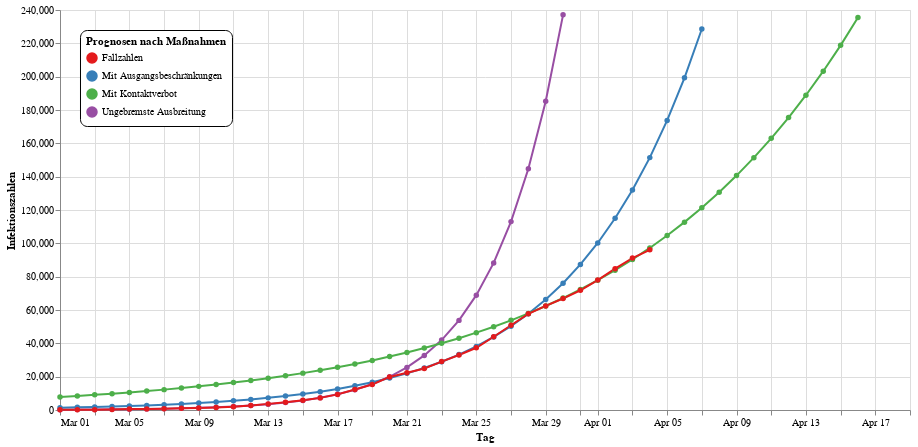

The notebook cell saved with this chart:
### Code cell
data = pd.read_csv("corona_infections.csv", header=0, names=["day", "cases"])
data["day"] = [dt.datetime.strptime(d + ' 2020', "%b %d %Y") for d in data["day"]]
md1 = dt.datetime(year=2020, month=3, day=20)
md2 = dt.datetime(year=2020, month=3, day=28)
c0 = np.array(data[data["day"] <= md1]["cases"])
d0 = np.array([d.toordinal() for d in data[data["day"] <= md1]["day"]])
c1 = np.array(data[(md1 <= data["day"])][(data["day"] <= md2)]["cases"])
d1 = np.array([d.toordinal() for d in data[md1 <= data["day"]][data["day"] <= md2]["day"]])
c2 = np.array(data[md2 <= data["day"]]["cases"])
d2 = np.array([d.toordinal() for d in data[md2 <= data["day"]]["day"]])
par0, _ = curve_fit(
    corona_curve, 
    xdata=d0, 
    ydata=c0, 
    p0=[c0[0], dt.datetime(year=2020, month=3, day=1).toordinal(), 8e-9, 5.6e7],
    bounds=(
        [0, d0[0], 1e-11, c0[-1]], 
        [c0[-1], dt.datetime(year=2021, month=6, day=1).toordinal(), 1e-8, 8.35e7])
)
par1, _ = curve_fit(
    corona_curve, 
    xdata=d1, 
    ydata=c1, 
    p0=[c1[0], dt.datetime(year=2020, month=3, day=20).toordinal(), 8e-9, 5.6e7],
    bounds=(
        [0, d1[0], 1e-11, c1[-1]], 
        [c1[-1], dt.datetime(year=2021, month=6, day=1).toordinal(), 1e-8, 8.35e7])
)
par2, _ = curve_fit(
    corona_curve, 
    xdata=d2, 
    ydata=c2, 
    p0=[c2[0], dt.datetime(year=2020, month=3, day=28).toordinal(), 8e-9, 5.6e7],
    bounds=(
        [0, d2[0], 1e-11, c2[-1]], 
        [c2[-1], dt.datetime(year=2021, month=6, day=1).toordinal(), 1e-8, 8.35e7])
)
print(par0, "\n", par1, "\n", par2)
data = data[data["day"] >= dt.datetime(year=2020, month=3, day=1)]
data = data.rename(columns={"day": "Tag", "cases": "Infektionszahlen"})
data["Typ"] = ["Fallzahlen" for d in data["Tag"]]
data["Typ"] = data["Typ"].astype(str)
data_count = len(data) + 15
for par, t in [(par0, "Ungebremste Ausbreitung"), 
               (par1, "Mit Ausgangsbeschränkungen"), 
               (par2, "Mit Kontaktverbot")]:
    for i in range(data_count):
        curve_value = corona_curve((list(data["Tag"])[0] + dt.timedelta(days=i)).toordinal(), *par)
        data = data.append(pd.DataFrame(
            [[list(data["Tag"])[0] + dt.timedelta(days=i), 
              curve_value if curve_value < 250000 else None,
              t]],
            columns=("Tag", "Infektionszahlen", "Typ")
        ), ignore_index=True)
data = data.tail(len(data)-data_count+15).append(data.head(data_count-15), ignore_index=True)
line = alt.Chart(data).mark_line(point=True).encode(
    alt.X("monthdate(Tag)", title="Tag"),
    alt.Y("Infektionszahlen:Q", title="Infektionszahlen"),
    color=alt.Color("Typ:N", 
                    scale=alt.Scale(scheme="set1"),
                    legend=alt.Legend(
        orient="none", legendX=20, legendY=20,
        fillColor="white", strokeColor="black", cornerRadius=7, padding=6,
        title="Prognosen nach Maßnahmen"))
)
nearest = alt.selection(type='single', nearest=True, on='mouseover',
                        fields=['Tag'], empty='none')
selectors = alt.Chart(data).mark_point().encode(
    alt.X("monthdate(Tag)", title="Tag"),
    opacity=alt.value(0),
).add_selection(nearest)
points = line.mark_point().encode(
    opacity=alt.condition(nearest, alt.value(1), alt.value(0))
)
text = line.mark_text(align='left', dx=5, dy=5).encode(
    text=alt.condition(nearest, 'Infektionszahlen:Q', alt.value(' '))
)
rules = alt.Chart(data).mark_rule(color='gray').encode(
    alt.X("monthdate(Tag)", title="Tag"),
).transform_filter(nearest)
alt.layer(
    line, selectors, points, rules, text
).properties(width=850, height=400)

### Figure 1 — Vega-Lite specification as saved in the notebook (floating-point values rounded to 4 significant figures; data arrays with more than 128 entries replaced by an {"elided": "..."} marker saying what was removed)
{"config": {"view": {"continuousWidth": 400, "continuousHeight": 300}}, "layer": [{"mark": {"type": "line", "point": true}, "encoding": {"color": {"type": "nominal", "field": "Typ", "legend": {"cornerRadius": 7, "fillColor": "white", "legendX": 20, "legendY": 20, "orient": "none", "padding": 6, "strokeColor": "black", "title": "Prognosen nach Maßnahmen"}, "scale": {"scheme": "set1"}}, "x": {"type": "temporal", "field": "Tag", "timeUnit": "monthdate", "title": "Tag"}, "y": {"type": "quantitative", "field": "Infektionszahlen", "title": "Infektionszahlen"}}}, {"mark": "point", "encoding": {"opacity": {"value": 0}, "x": {"type": "temporal", "field": "Tag", "timeUnit": "monthdate", "title": "Tag"}}, "selection": {"selector001": {"type": "single", "nearest": true, "on": "mouseover", "fields": ["Tag"], "empty": "none"}}}, {"mark": "point", "encoding": {"color": {"type": "nominal", "field": "Typ", "legend": {"cornerRadius": 7, "fillColor": "white", "legendX": 20, "legendY": 20, "orient": "none", "padding": 6, "strokeColor": "black", "title": "Prognosen nach Maßnahmen"}, "scale": {"scheme": "set1"}}, "opacity": {"condition": {"value": 1, "selection": "selector001"}, "value": 0}, "x": {"type": "temporal", "field": "Tag", "timeUnit": "monthdate", "title": "Tag"}, "y": {"type": "quantitative", "field": "Infektionszahlen", "title": "Infektionszahlen"}}}, {"mark": {"type": "rule", "color": "gray"}, "encoding": {"x": {"type": "temporal", "field": "Tag", "timeUnit": "monthdate", "title": "Tag"}}, "transform": [{"filter": {"selection": "selector001"}}]}, {"mark": {"type": "text", "align": "left", "dx": 5, "dy": 5}, "encoding": {"color": {"type": "nominal", "field": "Typ", "legend": {"cornerRadius": 7, "fillColor": "white", "legendX": 20, "legendY": 20, "orient": "none", "padding": 6, "strokeColor": "black", "title": "Prognosen nach Maßnahmen"}, "scale": {"scheme": "set1"}}, "text": {"condition": {"type": "quantitative", "field": "Infektionszahlen", "selection": "selector001"}, "value": " "}, "x": {"type": "temporal", "field": "Tag", "timeUnit": "monthdate", "title": "Tag"}, "y": {"type": "quantitative", "field": "Infektionszahlen", "title": "Infektionszahlen"}}}], "data": {"name": "data-d47ef969e059201f88cbff95282e4cfb"}, "height": 400, "width": 850, "$schema": "https://vega.github.io/schema/vega-lite/v4.0.2.json", "datasets": {"data-d47ef969e059201f88cbff95282e4cfb": {"elided": "185 records"}}}
